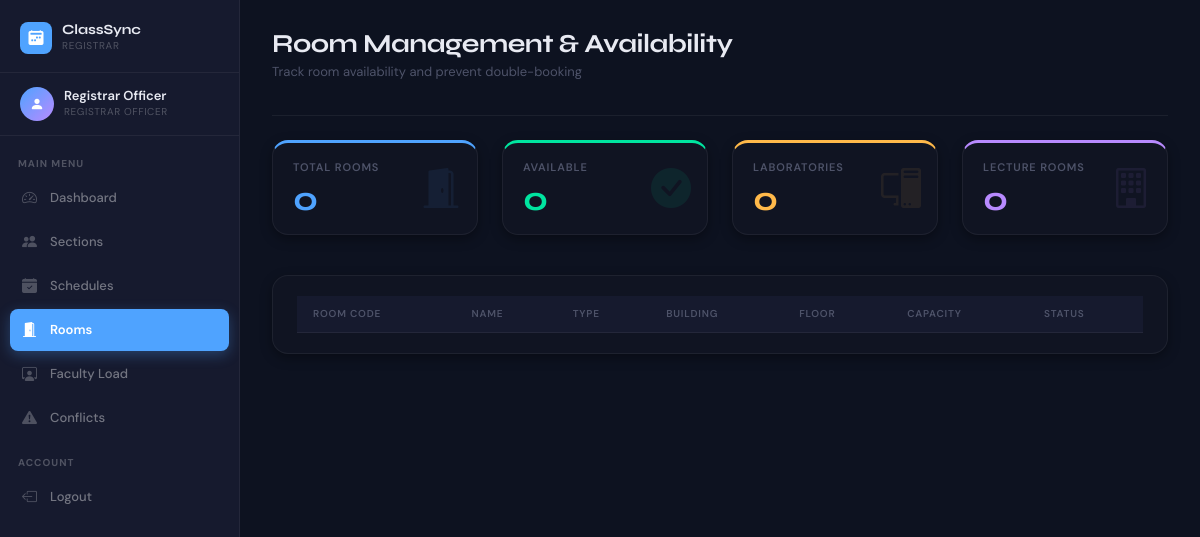
/registrar/rooms.php (signed in), run on an earlier commit of the app's database.
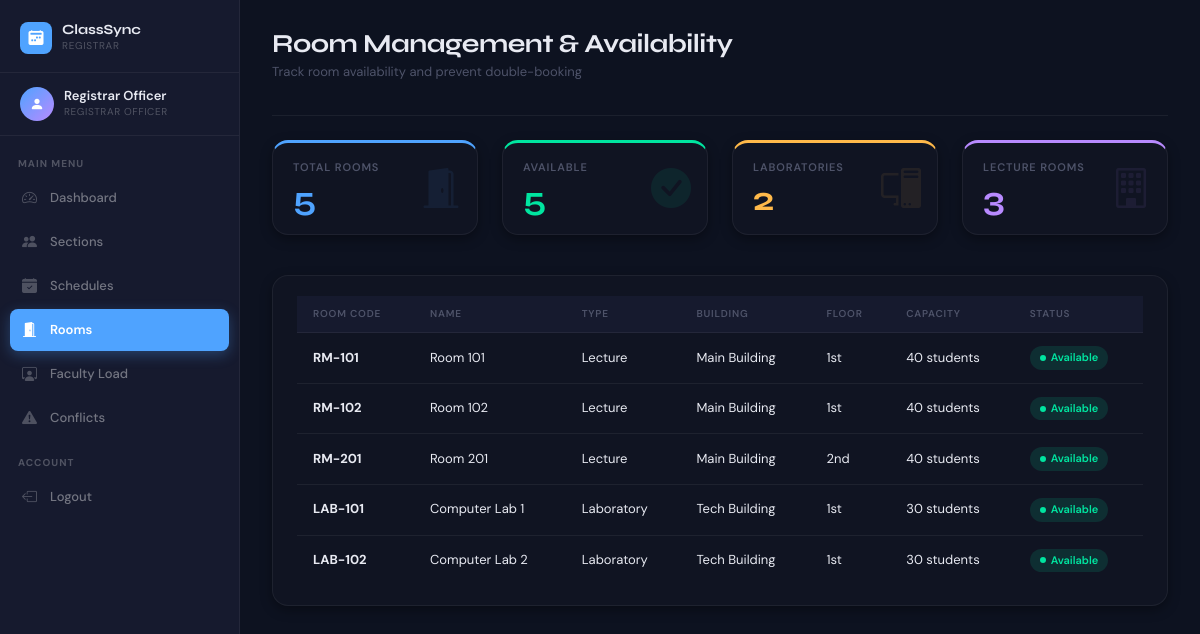
And on a later commit of the database.
### tables this page shows
CREATE TABLE rooms (
    room_id INT AUTO_INCREMENT PRIMARY KEY,
    room_code VARCHAR(20) UNIQUE NOT NULL,
    room_name VARCHAR(100) NOT NULL,
    room_type ENUM('Lecture','Laboratory','Conference','Auditorium') NOT NULL,
    building VARCHAR(50) NOT NULL,
    floor VARCHAR(10),
    capacity INT NOT NULL,
    status ENUM('Available','Maintenance') DEFAULT 'Available',
    created_at TIMESTAMP DEFAULT CURRENT_TIMESTAMP,
    updated_at TIMESTAMP DEFAULT CURRENT_TIMESTAMP ON UPDATE CURRENT_TIMESTAMP
);

### registrar/rooms.php (the view, shortened to what this page needs)
<?php
require_once 'includes/auth.php'; require_once '../config/db.php';
$total_rooms = 0;
$result = $conn->query("SELECT COUNT(*) as total FROM rooms");
if ($result && $row = $result->fetch_assoc()) {
    $total_rooms = $row['total'];
}
$available_rooms = 0;
$result = $conn->query("SELECT COUNT(*) as total FROM rooms WHERE status='Available'");
if ($result && $row = $result->fetch_assoc()) {
    $available_rooms = $row['total'];
}
$labs = 0;
$result = $conn->query("SELECT COUNT(*) as total FROM rooms WHERE room_type='Laboratory'");
if ($result && $row = $result->fetch_assoc()) {
    $labs = $row['total'];
}
$lectures = 0;
$result = $conn->query("SELECT COUNT(*) as total FROM rooms WHERE room_type='Lecture'");
if ($result && $row = $result->fetch_assoc()) {
    $lectures = $row['total'];
}
$rooms = $conn->query("
    SELECT r.*,
        CASE
            WHEN r.status = 'Maintenance' THEN 'Maintenance'
            WHEN EXISTS (
                SELECT 1 FROM schedules s
                JOIN academic_terms t ON s.term_id = t.term_id
                WHERE s.room_id = r.room_id
                AND s.status = 'Active'
                AND t.is_active = 1
                AND s.day_of_week = DAYNAME(NOW())
                AND s.start_time <= TIME(NOW())
                AND s.end_time > TIME(NOW())
            ) THEN 'Occupied'
            ELSE 'Available'
        END AS live_status
    FROM rooms r
    ORDER BY r.building, r.floor
");
?>
<?php include '../includes/header.php'; ?>
<?php include 'includes/sidebar.php'; ?>
<div class="main-content">
    <div class="page-header">
        <h1>Room Management & Availability</h1>
        <p>Track room availability and prevent double-booking</p>
    </div>
    <div class="row mb-4">
        <div class="col-md-3 mb-3">
            <div class="stats-card blue">
                <h3>Total Rooms</h3>
                <div class="number"><?= $total_rooms; ?></div>
                <i class="bi bi-door-open-fill icon"></i>
            </div>
        </div>
        <div class="col-md-3 mb-3">
            <div class="stats-card green">
                <h3>Available</h3>
                <div class="number"><?= $available_rooms; ?></div>
                <i class="bi bi-check-circle-fill icon"></i>
            </div>
        </div>
        <div class="col-md-3 mb-3">
            <div class="stats-card orange">
                <h3>Laboratories</h3>
                <div class="number"><?= $labs; ?></div>
                <i class="bi bi-pc-display icon"></i>
            </div>
        </div>
        <div class="col-md-3 mb-3">
            <div class="stats-card purple">
                <h3>Lecture Rooms</h3>
                <div class="number"><?= $lectures; ?></div>
                <i class="bi bi-building icon"></i>
            </div>
        </div>
    </div>
    <div class="content-card">
        <div class="table-responsive">
            <table class="custom-table">
                <thead>
                    <tr>
                        <th>Room Code</th>
                        <th>Name</th>
                        <th>Type</th>
                        <th>Building</th>
                        <th>Floor</th>
                        <th>Capacity</th>
                        <th>Status</th>
                    </tr>
                </thead>
                <tbody>
                    <?php if ($rooms && $rooms->num_rows > 0): ?>
                        <?php while($room = $rooms->fetch_assoc()): ?>
                        <tr>
                            <td><strong><?= $room['room_code']; ?></strong></td>
                            <td><?= $room['room_name']; ?></td>
                            <td><?= $room['room_type']; ?></td>
                            <td><?= $room['building']; ?></td>
                            <td><?= $room['floor']; ?></td>
                            <td><?= $room['capacity']; ?> students</td>
                      <td>
                                <?php if ($room['live_status'] === 'Maintenance'): ?>
                                    <span class="badge-warning">Maintenance</span>
                                <?php elseif ($room['live_status'] === 'Occupied'): ?>
                                    <span class="badge-danger">Occupied</span>
                                <?php else: ?>
                                    <span class="badge-success">Available</span>
                                <?php endif; ?>
                            </td>
                        </tr>
                        <?php endwhile; ?>
                    <?php endif; ?>
                </tbody>
            </table>
        </div>
    </div>
</div>
<?php include '../includes/footer.php'; ?>

### includes/header.php (shortened to what this page needs)
<!DOCTYPE html>
<html lang="en">
<head>
    <link href="https://cdn.jsdelivr.net/npm/bootstrap@5.3.0/dist/css/bootstrap.min.css" rel="stylesheet">
    <link href="https://cdn.jsdelivr.net/npm/bootstrap-icons@1.10.5/font/bootstrap-icons.css" rel="stylesheet">
    <link href="../assets/custom.css" rel="stylesheet">
</head>
<body>

### registrar/includes/sidebar.php
<?php if (session_status() === PHP_SESSION_NONE) session_start();
$current = basename($_SERVER['PHP_SELF']);
?>
<div class="sidebar">
    <div class="sidebar-brand">
        <div class="brand-icon"><i class="bi bi-calendar2-week-fill"></i></div>
        <div>
            <div class="brand-text">ClassSync</div>
            <div class="brand-sub">Registrar</div>
        </div>
    </div>
    <div class="sidebar-user">
        <div class="user-avatar"><i class="bi bi-person-fill"></i></div>
        <div>
            <div class="user-name"><?= htmlspecialchars($_SESSION['full_name'] ?? 'Registrar') ?></div>
            <div class="user-role">Registrar Officer</div>
        </div>
    </div>
    <nav class="sidebar-nav">
        <div class="nav-label">Main Menu</div>
        <a href="dashboard.php" class="nav-item <?= $current === 'dashboard.php' ? 'active' : '' ?>">
            <i class="bi bi-speedometer2"></i> Dashboard
        </a>
        <a href="sections.php" class="nav-item <?= $current === 'sections.php' ? 'active' : '' ?>">
            <i class="bi bi-people-fill"></i> Sections
        </a>
        <a href="schedules.php" class="nav-item <?= $current === 'schedules.php' ? 'active' : '' ?>">
            <i class="bi bi-calendar-check-fill"></i> Schedules
        </a>
        <a href="rooms.php" class="nav-item <?= $current === 'rooms.php' ? 'active' : '' ?>">
            <i class="bi bi-door-open-fill"></i> Rooms
        </a>
        <a href="faculty_load.php" class="nav-item <?= $current === 'faculty_load.php' ? 'active' : '' ?>">
            <i class="bi bi-person-workspace"></i> Faculty Load
        </a>
        <a href="conflicts.php" class="nav-item <?= $current === 'conflicts.php' ? 'active' : '' ?>">
            <i class="bi bi-exclamation-triangle-fill"></i> Conflicts
        </a>
        <div class="nav-label">Account</div>
        <a href="logout.php" class="nav-item">
            <i class="bi bi-box-arrow-left"></i> Logout
        </a>
    </nav>
</div>

### includes/footer.php (shortened to what this page needs)
</body>
</html>

What changed in the data, as far as the page shows it:
added rooms: room_code "RM-101", room_name "Room 101", room_type "Lecture", building "Main Building", floor "1st", capacity "40"
added rooms: room_code "RM-102", room_name "Room 102", room_type "Lecture", building "Main Building", floor "1st", capacity "40"
added rooms: room_code "RM-201", room_name "Room 201", room_type "Lecture", building "Main Building", floor "2nd", capacity "40"
added rooms: room_code "LAB-101", room_name "Computer Lab 1", room_type "Laboratory", building "Tech Building", floor "1st", capacity "30"
added rooms: room_code "LAB-102", room_name "Computer Lab 2", room_type "Laboratory", building "Tech Building", floor "1st", capacity "30"
Also different on the page:
$total_rooms: "0" → "5"
$available_rooms: "0" → "5"
$labs: "0" → "2"
$lectures: "0" → "3"
